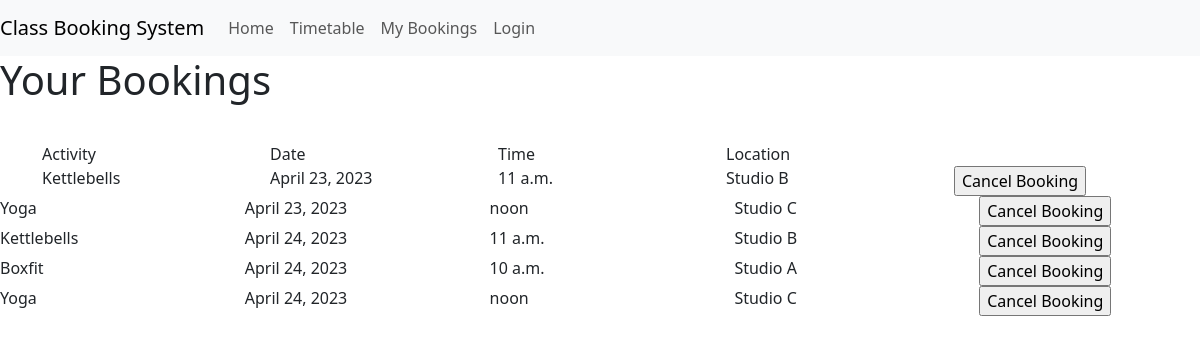
Before: /view_bookings.html (signed in) with the older database file.
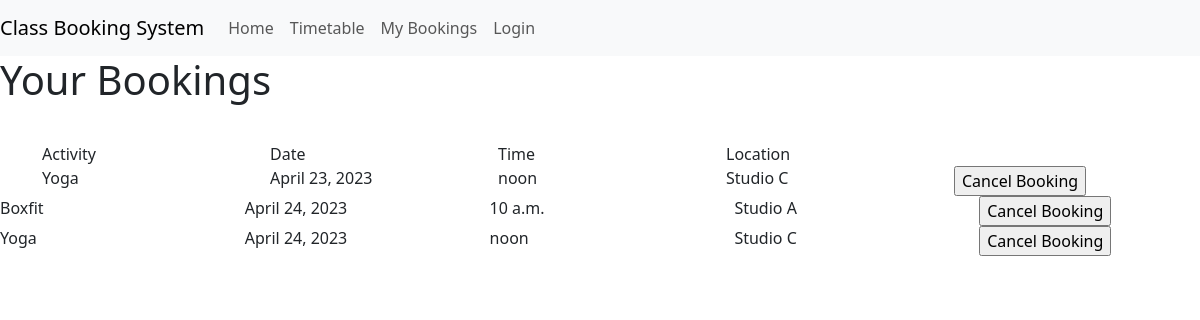
After: the same page with the newer database file.
### classbooking_app/models.py (models this page shows, shortened)
class Booking(models.Model):
    session = models.ForeignKey(Session, on_delete=models.CASCADE)
    user = models.CharField(max_length=50, null=False, blank=False, default="test_user")
    confirmed = models.BooleanField(default=False)

class Session(models.Model):
    activity = models.ForeignKey(Activity, on_delete=models.CASCADE)
    date = models.DateField(default=date.today())
    time = models.TimeField(default=datetime.now())
    spaces = models.IntegerField(default=25)
    location = models.CharField(max_length=50, default='Studio A')
    running = models.BooleanField(default=True)

class Activity(models.Model):
    name = models.CharField(max_length=50, null=False, blank=False, default="test_class")
    description = models.CharField(max_length=50, null=False, blank=False, default="test_description")
    image = models.CharField(max_length=20, null=False, blank=False, default="test_image")

### classbooking_app/views.py (the view)
# urls.py: path('view_bookings.html', views.view_bookings, name='view_bookings'),
def view_bookings(request):
    user = request.user
    if request.method == "POST":
        booking_id = request.POST.get('cancel')
        delete_booking(user, booking_id)
    bookings = Booking.objects.filter(user=user, confirmed=True)
    context = {
        'bookings': bookings
    }
    return render(request, 'classbooking_app/view_bookings.html', context)

### classbooking_app/templates/classbooking_app/view_bookings.html (shortened to what this page needs)
{% extends 'classbooking_app/base.html' %}
{% block content %}
<h1>Your Bookings</h1>
<form method="POST" id="cancel-form">
{% if bookings|length > 0 %}
<div class="container">
 <div class="row">
   <div class="col">Activity</div>
   <div class="col">Date</div>
   <div class="col">Time</div>
   <div class="col">Location</div>
   <div class="col"></div>
 </div>
 {% for booking in bookings %}
 <div class="row">
   <div class="col">{{ booking.session.activity.name }}</div>
   <div class="col">{{ booking.session.date }}</div>
   <div class="col">{{ booking.session.time }}</div>
   <div class="col">{{ booking.session.location }}</div>
   <div class="col">
     <input class="cancel-button" type="button" value="Cancel Booking" id="{{ booking.session.id }}_view">
   </div>
 </div>
</div>
{% endfor %}
{% endif %}
</form>
{% endblock %}

Changed rows visible on the page:
removed Booking: session.activity.name "Kettlebells", session "April 23, 2023", session.time "11 a.m.", session.location "Studio B"
removed Booking: session.activity.name "Kettlebells", session "April 24, 2023", session.time "11 a.m.", session.location "Studio B"
